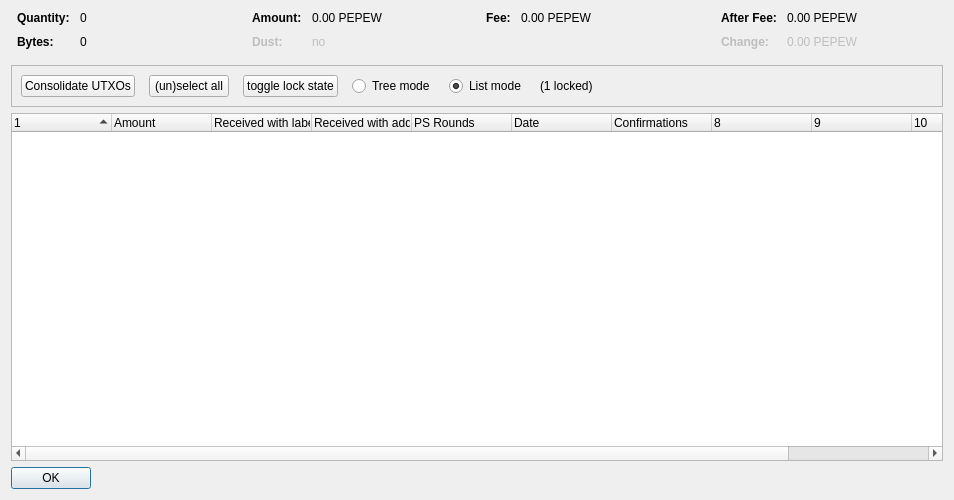
<?xml version="1.0" encoding="UTF-8"?>
<ui version="4.0">
 <class>CoinControlDialog</class>
 <widget class="QDialog" name="CoinControlDialog">
  <property name="geometry">
   <rect>
    <x>0</x>
    <y>0</y>
    <width>954</width>
    <height>500</height>
   </rect>
  </property>
  <property name="windowTitle">
   <string>Coin Selection</string>
  </property>
  <layout class="QVBoxLayout" name="verticalLayout">
   <item>
    <layout class="QHBoxLayout" name="horizontalLayoutTop" stretch="0,0,0,0">
     <property name="topMargin">
      <number>0</number>
     </property>
     <property name="bottomMargin">
      <number>10</number>
     </property>
     <item>
      <layout class="QFormLayout" name="formLayoutCoinControl1">
       <property name="horizontalSpacing">
        <number>10</number>
       </property>
       <property name="verticalSpacing">
        <number>10</number>
       </property>
       <property name="leftMargin">
        <number>6</number>
       </property>
       <property name="rightMargin">
        <number>6</number>
       </property>
       <item row="0" column="0">
        <widget class="QLabel" name="labelCoinControlQuantityText">
         <property name="font">
          <font>
           <weight>75</weight>
           <bold>true</bold>
          </font>
         </property>
         <property name="text">
          <string>Quantity:</string>
         </property>
        </widget>
       </item>
       <item row="0" column="1">
        <widget class="QLabel" name="labelCoinControlQuantity">
         <property name="cursor">
          <cursorShape>IBeamCursor</cursorShape>
         </property>
         <property name="contextMenuPolicy">
          <enum>Qt::ActionsContextMenu</enum>
         </property>
         <property name="text">
          <string notr="true">0</string>
         </property>
         <property name="textInteractionFlags">
          <set>Qt::LinksAccessibleByMouse|Qt::TextSelectableByKeyboard|Qt::TextSelectableByMouse</set>
         </property>
        </widget>
       </item>
       <item row="1" column="0">
        <widget class="QLabel" name="labelCoinControlBytesText">
         <property name="font">
          <font>
           <weight>75</weight>
           <bold>true</bold>
          </font>
         </property>
         <property name="text">
          <string>Bytes:</string>
         </property>
        </widget>
       </item>
       <item row="1" column="1">
        <widget class="QLabel" name="labelCoinControlBytes">
         <property name="cursor">
          <cursorShape>IBeamCursor</cursorShape>
         </property>
         <property name="contextMenuPolicy">
          <enum>Qt::ActionsContextMenu</enum>
         </property>
         <property name="text">
          <string notr="true">0</string>
         </property>
         <property name="textInteractionFlags">
          <set>Qt::LinksAccessibleByMouse|Qt::TextSelectableByKeyboard|Qt::TextSelectableByMouse</set>
         </property>
        </widget>
       </item>
      </layout>
     </item>
     <item>
      <layout class="QFormLayout" name="formLayoutCoinControl2">
       <property name="horizontalSpacing">
        <number>10</number>
       </property>
       <property name="verticalSpacing">
        <number>10</number>
       </property>
       <property name="leftMargin">
        <number>6</number>
       </property>
       <property name="rightMargin">
        <number>6</number>
       </property>
       <item row="0" column="0">
        <widget class="QLabel" name="labelCoinControlAmountText">
         <property name="font">
          <font>
           <weight>75</weight>
           <bold>true</bold>
          </font>
         </property>
         <property name="text">
          <string>Amount:</string>
         </property>
        </widget>
       </item>
       <item row="0" column="1">
        <widget class="QLabel" name="labelCoinControlAmount">
         <property name="cursor">
          <cursorShape>IBeamCursor</cursorShape>
         </property>
         <property name="contextMenuPolicy">
          <enum>Qt::ActionsContextMenu</enum>
         </property>
         <property name="text">
          <string notr="true">0.00 PEPEW</string>
         </property>
         <property name="textInteractionFlags">
          <set>Qt::LinksAccessibleByMouse|Qt::TextSelectableByKeyboard|Qt::TextSelectableByMouse</set>
         </property>
        </widget>
       </item>
       <item row="1" column="0">
        <widget class="QLabel" name="labelCoinControlLowOutputText">
         <property name="enabled">
          <bool>false</bool>
         </property>
         <property name="font">
          <font>
           <weight>75</weight>
           <bold>true</bold>
          </font>
         </property>
         <property name="text">
          <string>Dust:</string>
         </property>
        </widget>
       </item>
       <item row="1" column="1">
        <widget class="QLabel" name="labelCoinControlLowOutput">
         <property name="enabled">
          <bool>false</bool>
         </property>
         <property name="cursor">
          <cursorShape>IBeamCursor</cursorShape>
         </property>
         <property name="contextMenuPolicy">
          <enum>Qt::ActionsContextMenu</enum>
         </property>
         <property name="text">
          <string notr="true">no</string>
         </property>
         <property name="textInteractionFlags">
          <set>Qt::LinksAccessibleByMouse|Qt::TextSelectableByKeyboard|Qt::TextSelectableByMouse</set>
         </property>
        </widget>
       </item>
      </layout>
     </item>
     <item>
      <layout class="QFormLayout" name="formLayoutCoinControl3">
       <property name="horizontalSpacing">
        <number>10</number>
       </property>
       <property name="verticalSpacing">
        <number>10</number>
       </property>
       <property name="leftMargin">
        <number>6</number>
       </property>
       <property name="rightMargin">
        <number>6</number>
       </property>
       <item row="0" column="0">
        <widget class="QLabel" name="labelCoinControlFeeText">
         <property name="font">
          <font>
           <weight>75</weight>
           <bold>true</bold>
          </font>
         </property>
         <property name="text">
          <string>Fee:</string>
         </property>
        </widget>
       </item>
       <item row="0" column="1">
        <widget class="QLabel" name="labelCoinControlFee">
         <property name="cursor">
          <cursorShape>IBeamCursor</cursorShape>
         </property>
         <property name="contextMenuPolicy">
          <enum>Qt::ActionsContextMenu</enum>
         </property>
         <property name="text">
          <string notr="true">0.00 PEPEW</string>
         </property>
         <property name="textInteractionFlags">
          <set>Qt::LinksAccessibleByMouse|Qt::TextSelectableByKeyboard|Qt::TextSelectableByMouse</set>
         </property>
        </widget>
       </item>
      </layout>
     </item>
     <item>
      <layout class="QFormLayout" name="formLayoutCoinControl4">
       <property name="horizontalSpacing">
        <number>10</number>
       </property>
       <property name="verticalSpacing">
        <number>10</number>
       </property>
       <property name="leftMargin">
        <number>6</number>
       </property>
       <property name="rightMargin">
        <number>6</number>
       </property>
       <item row="0" column="0">
        <widget class="QLabel" name="labelCoinControlAfterFeeText">
         <property name="font">
          <font>
           <weight>75</weight>
           <bold>true</bold>
          </font>
         </property>
         <property name="text">
          <string>After Fee:</string>
         </property>
        </widget>
       </item>
       <item row="0" column="1">
        <widget class="QLabel" name="labelCoinControlAfterFee">
         <property name="cursor">
          <cursorShape>IBeamCursor</cursorShape>
         </property>
         <property name="contextMenuPolicy">
          <enum>Qt::ActionsContextMenu</enum>
         </property>
         <property name="text">
          <string notr="true">0.00 PEPEW</string>
         </property>
         <property name="textInteractionFlags">
          <set>Qt::LinksAccessibleByMouse|Qt::TextSelectableByKeyboard|Qt::TextSelectableByMouse</set>
         </property>
        </widget>
       </item>
       <item row="1" column="0">
        <widget class="QLabel" name="labelCoinControlChangeText">
         <property name="enabled">
          <bool>false</bool>
         </property>
         <property name="font">
          <font>
           <weight>75</weight>
           <bold>true</bold>
          </font>
         </property>
         <property name="text">
          <string>Change:</string>
         </property>
        </widget>
       </item>
       <item row="1" column="1">
        <widget class="QLabel" name="labelCoinControlChange">
         <property name="enabled">
          <bool>false</bool>
         </property>
         <property name="cursor">
          <cursorShape>IBeamCursor</cursorShape>
         </property>
         <property name="contextMenuPolicy">
          <enum>Qt::ActionsContextMenu</enum>
         </property>
         <property name="text">
          <string notr="true">0.00 PEPEW</string>
         </property>
         <property name="textInteractionFlags">
          <set>Qt::LinksAccessibleByMouse|Qt::TextSelectableByKeyboard|Qt::TextSelectableByMouse</set>
         </property>
        </widget>
       </item>
      </layout>
     </item>
    </layout>
   </item>
   <item>
    <widget class="QFrame" name="frame">
     <property name="minimumSize">
      <size>
       <width>0</width>
       <height>40</height>
      </size>
     </property>
     <property name="frameShape">
      <enum>QFrame::StyledPanel</enum>
     </property>
     <property name="frameShadow">
      <enum>QFrame::Sunken</enum>
     </property>
     <layout class="QHBoxLayout" name="horizontalLayout">
      <item>
       <layout class="QHBoxLayout" name="horizontalLayoutPanel" stretch="0,0,0,0,0,0">
        <property name="spacing">
         <number>14</number>
        </property>
        <item>
         <widget class="QPushButton" name="pushButtonConsolidate">
          <property name="text">
           <string>Consolidate UTXOs</string>
          </property>
          <property name="autoDefault">
           <bool>false</bool>
          </property>
         </widget>
        </item>
        <item>
         <widget class="QPushButton" name="pushButtonSelectAll">
          <property name="sizePolicy">
           <sizepolicy hsizetype="Maximum" vsizetype="Fixed">
            <horstretch>0</horstretch>
            <verstretch>0</verstretch>
           </sizepolicy>
          </property>
          <property name="text">
           <string>(un)select all</string>
          </property>
          <property name="autoDefault">
           <bool>false</bool>
          </property>
         </widget>
        </item>
        <item>
         <widget class="QPushButton" name="pushButtonToggleLock">
          <property name="sizePolicy">
           <sizepolicy hsizetype="Maximum" vsizetype="Fixed">
            <horstretch>0</horstretch>
            <verstretch>0</verstretch>
           </sizepolicy>
          </property>
          <property name="text">
           <string>toggle lock state</string>
          </property>
          <property name="autoDefault">
           <bool>false</bool>
          </property>
         </widget>
        </item>
        <item>
         <widget class="QRadioButton" name="radioTreeMode">
          <property name="sizePolicy">
           <sizepolicy hsizetype="Maximum" vsizetype="Fixed">
            <horstretch>0</horstretch>
            <verstretch>0</verstretch>
           </sizepolicy>
          </property>
          <property name="text">
           <string>Tree mode</string>
          </property>
         </widget>
        </item>
        <item>
         <widget class="QRadioButton" name="radioListMode">
          <property name="sizePolicy">
           <sizepolicy hsizetype="Maximum" vsizetype="Fixed">
            <horstretch>0</horstretch>
            <verstretch>0</verstretch>
           </sizepolicy>
          </property>
          <property name="text">
           <string>List mode</string>
          </property>
          <property name="checked">
           <bool>true</bool>
          </property>
         </widget>
        </item>
        <item>
         <widget class="QLabel" name="labelLocked">
          <property name="text">
           <string>(1 locked)</string>
          </property>
         </widget>
        </item>
        <item>
         <spacer name="horizontalSpacer">
          <property name="orientation">
           <enum>Qt::Horizontal</enum>
          </property>
          <property name="sizeHint" stdset="0">
           <size>
            <width>40</width>
            <height>20</height>
           </size>
          </property>
         </spacer>
        </item>
       </layout>
      </item>
     </layout>
    </widget>
   </item>
   <item>
    <widget class="CoinControlTreeWidget" name="treeWidget">
     <property name="contextMenuPolicy">
      <enum>Qt::CustomContextMenu</enum>
     </property>
     <property name="sortingEnabled">
      <bool>false</bool>
     </property>
     <property name="columnCount">
      <number>11</number>
     </property>
     <attribute name="headerShowSortIndicator" stdset="0">
      <bool>true</bool>
     </attribute>
     <attribute name="headerStretchLastSection">
      <bool>false</bool>
     </attribute>
     <column>
      <property name="text">
       <string/>
      </property>
     </column>
     <column>
      <property name="text">
       <string>Amount</string>
      </property>
     </column>
     <column>
      <property name="text">
       <string>Received with label</string>
      </property>
     </column>
     <column>
      <property name="text">
       <string>Received with address</string>
      </property>
     </column>
     <column>
      <property name="text">
       <string>PS Rounds</string>
      </property>
     </column>
     <column>
      <property name="text">
       <string>Date</string>
      </property>
     </column>
     <column>
      <property name="text">
       <string>Confirmations</string>
      </property>
      <property name="toolTip">
       <string>Confirmed</string>
      </property>
     </column>
     <column>
      <property name="text">
       <string/>
      </property>
     </column>
     <column>
      <property name="text">
       <string/>
      </property>
     </column>
     <column>
      <property name="text">
       <string/>
      </property>
     </column>
     <column>
      <property name="text">
       <string/>
      </property>
     </column>
    </widget>
   </item>
   <item>
    <widget class="QDialogButtonBox" name="buttonBox">
     <property name="sizePolicy">
      <sizepolicy hsizetype="Maximum" vsizetype="Fixed">
       <horstretch>0</horstretch>
       <verstretch>0</verstretch>
      </sizepolicy>
     </property>
     <property name="orientation">
      <enum>Qt::Horizontal</enum>
     </property>
     <property name="standardButtons">
      <set>QDialogButtonBox::Ok</set>
     </property>
    </widget>
   </item>
  </layout>
 </widget>
 <customwidgets>
  <customwidget>
   <class>CoinControlTreeWidget</class>
   <extends>QTreeWidget</extends>
   <header>coincontroltreewidget.h</header>
  </customwidget>
 </customwidgets>
 <resources/>
 <connections/>
</ui>
